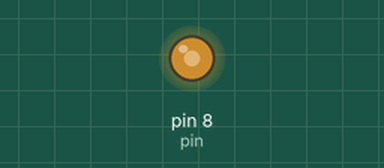
The program below on a simulated Raspberry Pi (header pin numbers). Parts: output pins drawn as LEDs (lit = HIGH).

Above: at 0.05 s.
At 0.8 s:
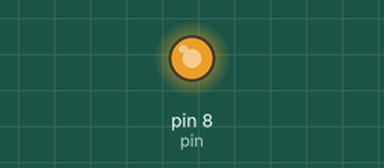
At 1.35 s:
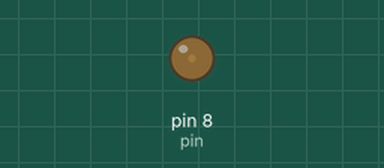
At 1.9 s:
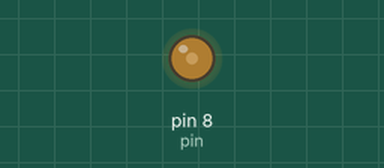
Timing chart, 0 to 4.7 s (numbered marks = the images above):
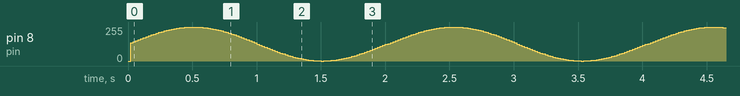

The program:

wave-led.py
```python
import RPi.GPIO as gpio
from time import sleep
import sys

pin=8

gpio.setmode(gpio.BOARD)
gpio.setup(pin, gpio.OUT)

pwm = gpio.PWM(pin, 50)
pwm.start(0)

import math

period=2 # wave period in seconds
dt=0.02
theta=0
while True:
  sleep(dt)
  theta+=(2*math.pi)/(period/dt)
  if theta > 2*math.pi: theta=0
  b=max(0, math.sin(theta) + 1) / 2.0
  pwm.ChangeDutyCycle(b*100)
  #print("%0.2f" % b)

sleep(1)


pwm.stop()
gpio.cleanup()
```
